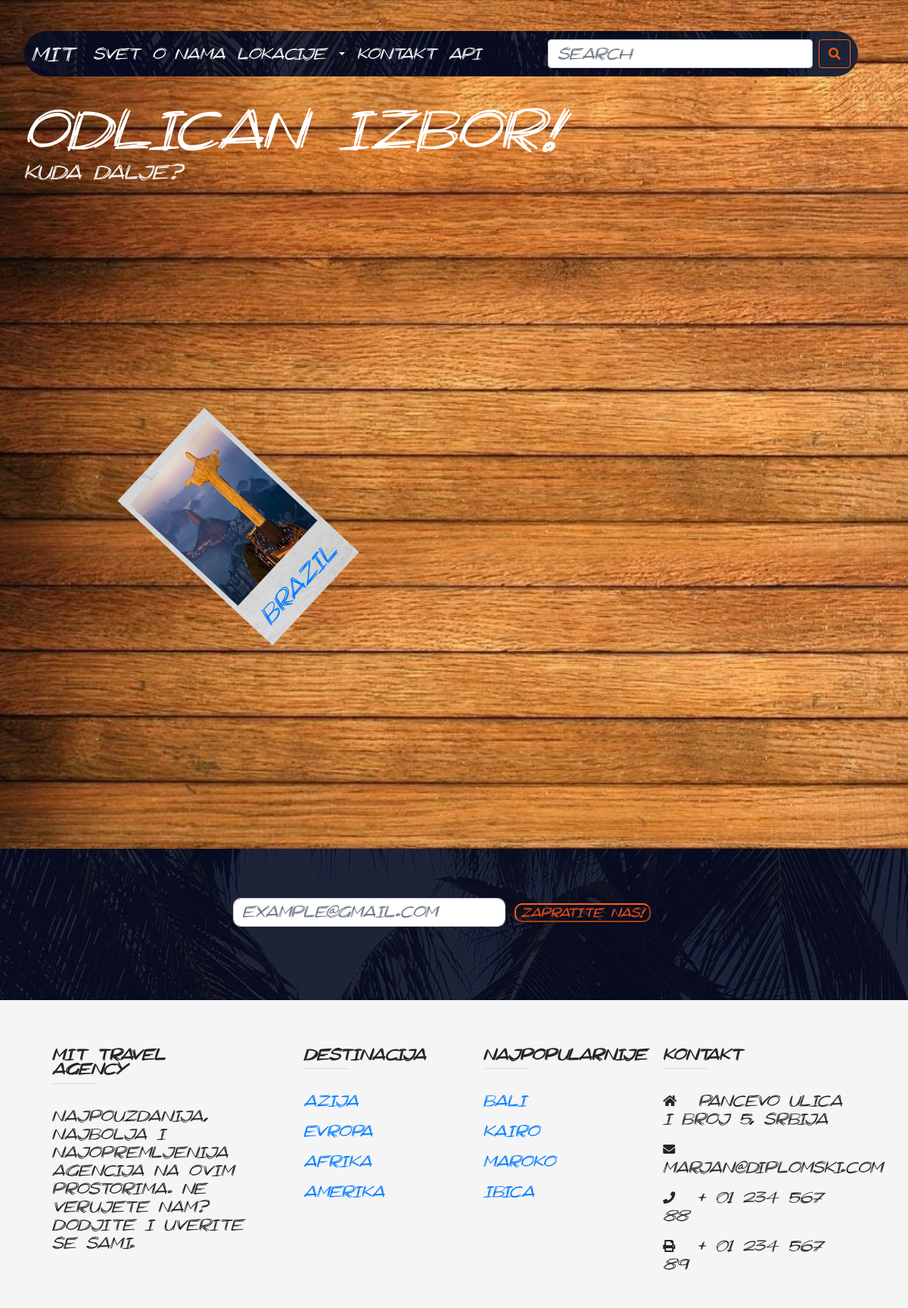
/kontinent/jamerika/drzave, run on the app's committed database.
### models.py (models this page shows)
class Drzava(db.Model):
    __table_args__  = {'extend_existing': True}
    id              = db.Column(db.Integer, primary_key=True)
    naziv           = db.Column(db.String(64), index=True, unique=True)
    slika_URL       = db.Column(db.String(250), index=True)
    opis            = db.Column(db.String(250), index=True)
    id_kontinent    = db.Column(db.Integer, db.ForeignKey('kontinent.id'), primary_key=True)
    kontinent       = db.relationship('Kontinent', backref='drzava', lazy=True)

### routes.py (the view)
@app.route('/kontinent/<string:kont>/drzave', methods=['GET'])
def kontinent(kont):
	print(kont)
	kontinent = Kontinent.query.filter(Kontinent.naziv == kont).first()
	if kontinent:
		drzave = Drzava.query.filter(Drzava.id_kontinent == kontinent.id).all()
		return render_template('kontinent.html', knt = kontinent, drzave = drzave)

### templates/kontinent.html (shortened to what this page needs)
<!doctype html>
<html lang="en" style="height:100%">
  <head>
    <link rel="stylesheet" href="https://use.fontawesome.com/releases/v5.2.0/css/all.css">
    <link rel="stylesheet" href="https://stackpath.bootstrapcdn.com/bootstrap/4.1.3/css/bootstrap.min.css">
    <link rel="stylesheet" href={{ url_for('static', filename='css/style.css') }} type="text/css"/>
    <link rel="stylesheet" href={{ url_for('static', filename='css/kontinent.css') }} type="text/css"/>
  </head>
<body onload="kontinent()">
      <div class="jumbotron">
          {% include 'navbar.html' %}
          <h1 class="display-4">Odlican izbor!</h1>
          <p class="lead">Kuda dalje?</p>
    </div>
    <div class="sto" id="sto">
    {% for drzava in drzave %}
    <a href="#"  onclick="poseti(this)">
      <div class="polaroid" id="a1">
         <img src={{url_for('static', filename=drzava.slika_URL)}} class="slika_u_pol" alt=""/>
         <h4>{{drzava.naziv}}</h4>
      </div>
    </a>
    {% endfor %}
    </div>
{% include 'subscribe_futer.html' %}
  </body>
</html>

### static/css/style.css (style rules this page uses)
* { font-family: Scratchy; }
html,body { overflow-x:hidden; }
body { height: 100%; width: auto; background-size: cover; background-repeat: no-repeat; background-position: center bottom; }
h2,h4 { margin: 2vw auto; text-align: center; }
.jumbotron { background-color: transparent; height: auto; color:white; margin: 0px; padding-top:5px; width: auto; height: 100vh; }

### static/css/kontinent.css (style rules this page uses)
body { background-image: url('../imgs/sto.jpg'); background-repeat: repeat-y; background-position: top left; background-size: cover; }
.jumbotron { height: auto; width: auto; }
h2,h4 { margin: 2vw auto; text-align: center; }
.polaroid { position: absolute; width: 14vw; height: 35vh; background-image: url('../imgs/papir.jpg'); background-size: cover; transition: width 0.5s, height 0.5s, box-shadow 0.4s; display: none; }
.sto { position: relative; height: 100vh; width: auto; }
.slika_u_pol { display: block; position: relative; margin: auto; margin-top: 15px; width: 92%; height: 70%; }

### data on the page
Drzava: slika_URL (picture), naziv "brazil"
